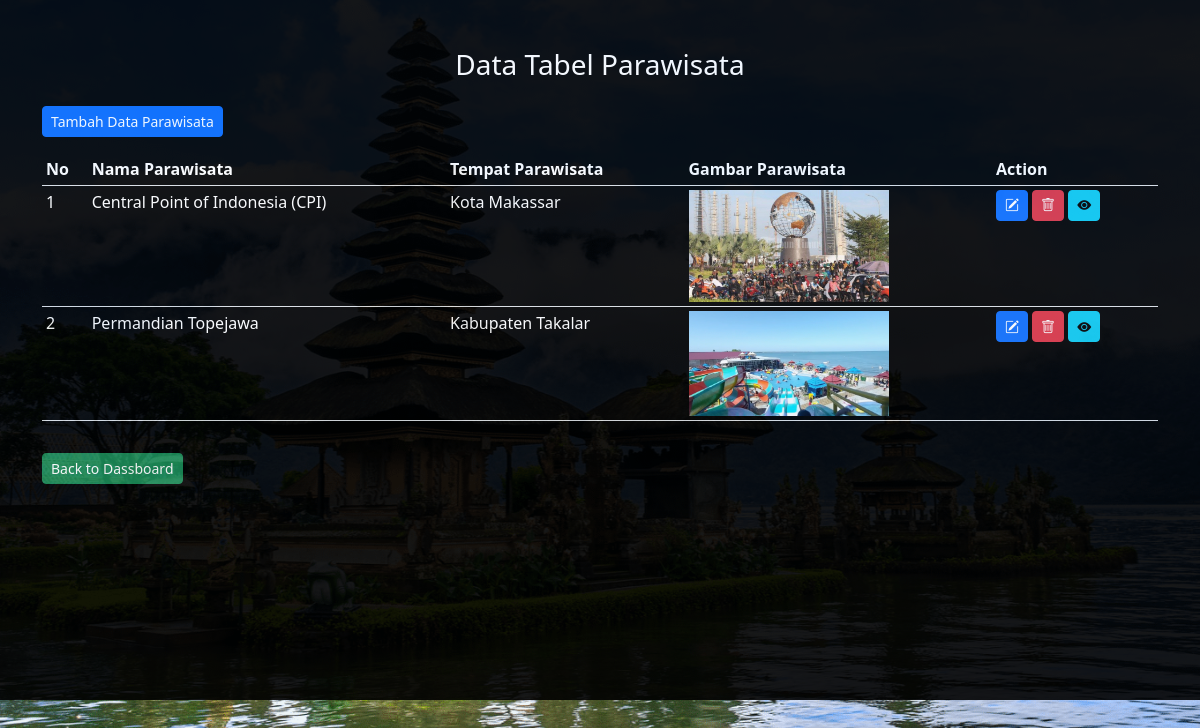
/admin/parawisata/parawisata.php (signed in), run on the app's committed database.
### tables this page shows
CREATE TABLE `tb_parawisata` (
  `id_parawisata` int(11) NOT NULL,
  `nama_parawisata` varchar(100) NOT NULL,
  `tempat_parawisata` varchar(200) NOT NULL,
  `tentang` text NOT NULL,
  `gambar` varchar(100) NOT NULL,
  `harga` varchar(100) NOT NULL
);

### admin/parawisata/parawisata.php (the view, shortened to what this page needs)
<?php
include '../../koneksi.php';
?>
<!doctype html>
<html lang="en">
  <head>
    <link rel="stylesheet" href="https://cdn.jsdelivr.net/npm/bootstrap-icons@1.8.3/font/bootstrap-icons.css">
    <link href="https://cdn.jsdelivr.net/npm/bootstrap@5.2.0-beta1/dist/css/bootstrap.min.css" rel="stylesheet">
  </head>
  <body>
  <div class="container-fluid" id="container-fluid">
    <div class="container">
    <div class="row text-white text-center">
        <div class="col-lg-12 mt-5">
            <h3>Data Tabel Parawisata</h3>
        </div>
    </div>
    <div class="row py-3">
        <div class="col-lg-12">
            <a href="tambah.php" class="btn btn-primary btn-sm">Tambah Data Parawisata</a>
        </div>
    </div>
    <div class="row">
        <div class="col-lg-12">
            <div class="table-responisve">
                <table class="table table-sm table-striped text-white">
                    <thead>
                        <tr data-aos="fade-right" data-aos-duration="2000">
                            <th>No</th>
                            <th>Nama Parawisata</th>
                            <th>Tempat Parawisata</th>
                            <th>Gambar Parawisata</th>
                            <th>Action</th>
                        </tr>
                    </thead>
                    <tbody>
                    <?php
							$no = 1;
							$parawisata = mysqli_query($conn, "SELECT * FROM tb_parawisata");
							if(mysqli_num_rows($parawisata) > 0){
							while($row = mysqli_fetch_array($parawisata)){
						?>
						<tr>
							<td class="text-white"><?php echo $no++ ?></td>
							<td class="text-white"><?php echo $row['nama_parawisata'] ?></td>
							<td class="text-white"><?php echo $row['tempat_parawisata'] ?></td>
							<td class="text-white"><a href="img/<?php echo $row['gambar'] ?>" target="_blank"> <img src="img/<?php echo $row['gambar'] ?>" width="200"> </a></td>
							<td class="text-white">
								<a href="ubah.php?id_parawisata=<?php echo $row['id_parawisata']?>" class="btn btn-primary btn-sm"><i class="bi bi-pencil-square"></i></a>
                                <a href="hapus.php?id_parawisata=<?php echo $row['id_parawisata']?>" onclick="return confirm('Yakin ingin hapus')" class="btn btn-danger btn-sm"><i class="bi bi-trash"></i></a>
                                <a href="detail.php?id_parawisata=<?php echo $row['id_parawisata']?>" class="btn btn-info btn-sm"><i class="bi bi-eye-fill"></i></a>
							</td>
						</tr>
						<?php }}else{ ?>
							<tr>
								<td colspan="8">Tidak ada data</td>
							</tr>
						<?php } ?>
					</tbody>
                </table>
            </div>
        </div>
    </div>
    <div class="row mt-3">
        <div class="col-lg-12">
            <a href="../dashboard.php" class="btn btn-success btn-sm">Back to Dassboard</a>
        </div>
    </div>
 </div>
 <br><br>
</div>
  </body>
</html>

### admin/parawisata/parawisata.php (style rules this page uses)
html body { background-image: url('../../img/background.png'); background-size: cover; background-position: center; background-repeat: no-repeat; }
#container-fluid { background-color: black; opacity: 0.9; height: 700px; }

### data on the page
tb_parawisata: nama_parawisata "Central Point of Indonesia (CPI)", tempat_parawisata "Kota Makassar", gambar (picture)
tb_parawisata: nama_parawisata "Permandian Topejawa", tempat_parawisata "Kabupaten Takalar", gambar (picture)
